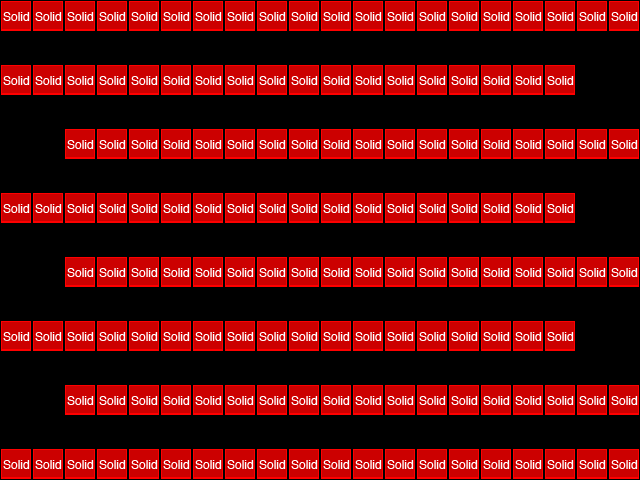

This is a level from a 2D game, rendered from its Tiled map with the project's own tilesets. A one-line summary and the map file follow, with tile-layer data summarised:
An orthogonal 20x15 tile map with 32x32 px tiles, 3 tile layers (Background, foreground, collision), 2 tilesets and 65 objects (64x CoinEntity, mainPlayer).

<map version="1.0" orientation="orthogonal" width="20" height="15" tilewidth="32" tileheight="32">
 <properties>
  <property name="background_color" value="#C0C0C0" />
 </properties>
 <tileset firstgid="1" name="area01_level_tiles" tilewidth="32" tileheight="32">
  <image source="area01_tileset/area01_level_tiles.png" width="588" height="387" />
 </tileset>
 <tileset firstgid="217" name="metatiles32x32" tilewidth="32" tileheight="32">
  <image source="area01_tileset/metatiles32x32.png" width="160" height="32" />
  <tile id="0">
   <properties>
    <property name="type" value="solid" />
   </properties>
  </tile>
  <tile id="1">
   <properties>
    <property name="type" value="platform" />
   </properties>
  </tile>
 </tileset>
 <layer name="Background" width="20" height="15">
  <data>[300 cells, 0 non-empty, 0 distinct tile ids]</data>
 </layer>
 <layer name="foreground" width="20" height="15">
  <data>[300 cells, 148 non-empty, 2 distinct tile ids]</data>
 </layer>
 <objectgroup name="Entities" width="20" height="15">
  <object name="mainPlayer" x="0" y="32" width="32" height="32">
   <properties>
    <property name="image" value="gripe_run_right" />
    <property name="spritewidth" value="32" />
   </properties>
  </object>
  <object name="CoinEntity" x="96" y="32" width="32" height="32">
   <properties>
    <property name="image" value="spinning_coin_gold" />
    <property name="spritewidth" value="32" />
   </properties>
  </object>
  <object name="CoinEntity" x="96" y="32" width="32" height="32">
   <properties>
    <property name="image" value="spinning_coin_gold" />
    <property name="spritewidth" value="32" />
   </properties>
  </object>
  <object name="CoinEntity" x="160" y="32" width="32" height="32">
   <properties>
    <property name="image" value="spinning_coin_gold" />
    <property name="spritewidth" value="32" />
   </properties>
  </object>
  <object name="CoinEntity" x="224" y="32" width="32" height="32">
   <properties>
    <property name="image" value="spinning_coin_gold" />
    <property name="spritewidth" value="32" />
   </properties>
  </object>
  <object name="CoinEntity" x="288" y="32" width="32" height="32">
   <properties>
    <property name="image" value="spinning_coin_gold" />
    <property name="spritewidth" value="32" />
   </properties>
  </object>
  <object name="CoinEntity" x="352" y="32" width="32" height="32">
   <properties>
    <property name="image" value="spinning_coin_gold" />
    <property name="spritewidth" value="32" />
   </properties>
  </object>
  <object name="CoinEntity" x="416" y="32" width="32" height="32">
   <properties>
    <property name="image" value="spinning_coin_gold" />
    <property name="spritewidth" value="32" />
   </properties>
  </object>
  <object name="CoinEntity" x="480" y="32" width="32" height="32">
   <properties>
    <property name="image" value="spinning_coin_gold" />
    <property name="spritewidth" value="32" />
   </properties>
  </object>
  <object name="CoinEntity" x="544" y="32" width="32" height="32">
   <properties>
    <property name="image" value="spinning_coin_gold" />
    <property name="spritewidth" value="32" />
   </properties>
  </object>
  <object name="CoinEntity" x="576" y="96" width="32" height="32">
   <properties>
    <property name="image" value="spinning_coin_gold" />
    <property name="spritewidth" value="32" />
   </properties>
  </object>
  <object name="CoinEntity" x="512" y="96" width="32" height="32">
   <properties>
    <property name="image" value="spinning_coin_gold" />
    <property name="spritewidth" value="32" />
   </properties>
  </object>
  <object name="CoinEntity" x="448" y="96" width="32" height="32">
   <properties>
    <property name="image" value="spinning_coin_gold" />
    <property name="spritewidth" value="32" />
   </properties>
  </object>
  <object name="CoinEntity" x="384" y="96" width="32" height="32">
   <properties>
    <property name="image" value="spinning_coin_gold" />
    <property name="spritewidth" value="32" />
   </properties>
  </object>
  <object name="CoinEntity" x="320" y="96" width="32" height="32">
   <properties>
    <property name="image" value="spinning_coin_gold" />
    <property name="spritewidth" value="32" />
   </properties>
  </object>
  <object name="CoinEntity" x="256" y="96" width="32" height="32">
   <properties>
    <property name="image" value="spinning_coin_gold" />
    <property name="spritewidth" value="32" />
   </properties>
  </object>
  <object name="CoinEntity" x="32" y="160" width="32" height="32">
   <properties>
    <property name="image" value="spinning_coin_gold" />
    <property name="spritewidth" value="32" />
   </properties>
  </object>
  <object name="CoinEntity" x="96" y="160" width="32" height="32">
   <properties>
    <property name="image" value="spinning_coin_gold" />
    <property name="spritewidth" value="32" />
   </properties>
  </object>
  <object name="CoinEntity" x="160" y="160" width="32" height="32">
   <properties>
    <property name="image" value="spinning_coin_gold" />
    <property name="spritewidth" value="32" />
   </properties>
  </object>
  <object name="CoinEntity" x="224" y="160" width="32" height="32">
   <properties>
    <property name="image" value="spinning_coin_gold" />
    <property name="spritewidth" value="32" />
   </properties>
  </object>
  <object name="CoinEntity" x="288" y="160" width="32" height="32">
   <properties>
    <property name="image" value="spinning_coin_gold" />
    <property name="spritewidth" value="32" />
   </properties>
  </object>
  <object name="CoinEntity" x="416" y="160" width="32" height="32">
   <properties>
    <property name="image" value="spinning_coin_gold" />
    <property name="spritewidth" value="32" />
   </properties>
  </object>
  <object name="CoinEntity" x="352" y="160" width="32" height="32">
   <properties>
    <property name="image" value="spinning_coin_gold" />
    <property name="spritewidth" value="32" />
   </properties>
  </object>
  <object name="CoinEntity" x="480" y="160" width="32" height="32">
   <properties>
    <property name="image" value="spinning_coin_gold" />
    <property name="spritewidth" value="32" />
   </properties>
  </object>
  <object name="CoinEntity" x="544" y="224" width="32" height="32">
   <properties>
    <property name="image" value="spinning_coin_gold" />
    <property name="spritewidth" value="32" />
   </properties>
  </object>
  <object name="CoinEntity" x="480" y="224" width="32" height="32">
   <properties>
    <property name="image" value="spinning_coin_gold" />
    <property name="spritewidth" value="32" />
   </properties>
  </object>
  <object name="CoinEntity" x="416" y="224" width="32" height="32">
   <properties>
    <property name="image" value="spinning_coin_gold" />
    <property name="spritewidth" value="32" />
   </properties>
  </object>
  <object name="CoinEntity" x="352" y="224" width="32" height="32">
   <properties>
    <property name="image" value="spinning_coin_gold" />
    <property name="spritewidth" value="32" />
   </properties>
  </object>
  <object name="CoinEntity" x="288" y="224" width="32" height="32">
   <properties>
    <property name="image" value="spinning_coin_gold" />
    <property name="spritewidth" value="32" />
   </properties>
  </object>
  <object name="CoinEntity" x="224" y="224" width="32" height="32">
   <properties>
    <property name="image" value="spinning_coin_gold" />
    <property name="spritewidth" value="32" />
   </properties>
  </object>
  <object name="CoinEntity" x="32" y="288" width="32" height="32">
   <properties>
    <property name="image" value="spinning_coin_gold" />
    <property name="spritewidth" value="32" />
   </properties>
  </object>
  </objectgroup>
 <layer name="collision" width="20" height="15">
  <data>[300 cells, 148 non-empty, 1 distinct tile ids]</data>
 </layer>
</map>
<!-- 34 of 65 objects omitted -->
